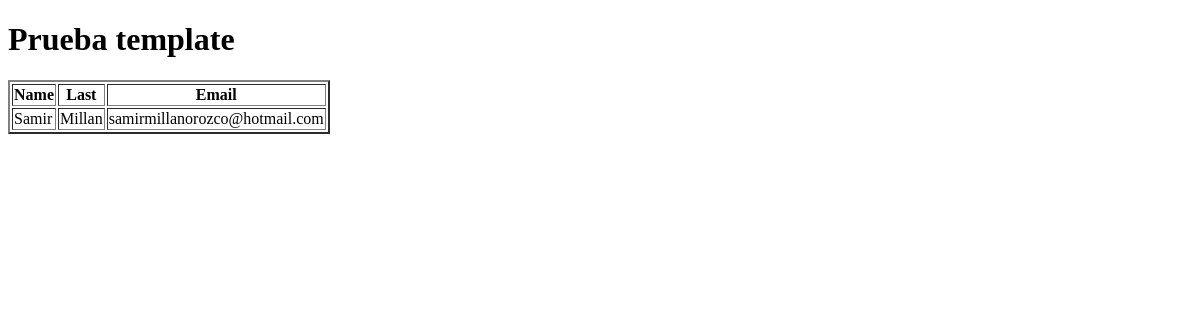
Before: / with the older database file.
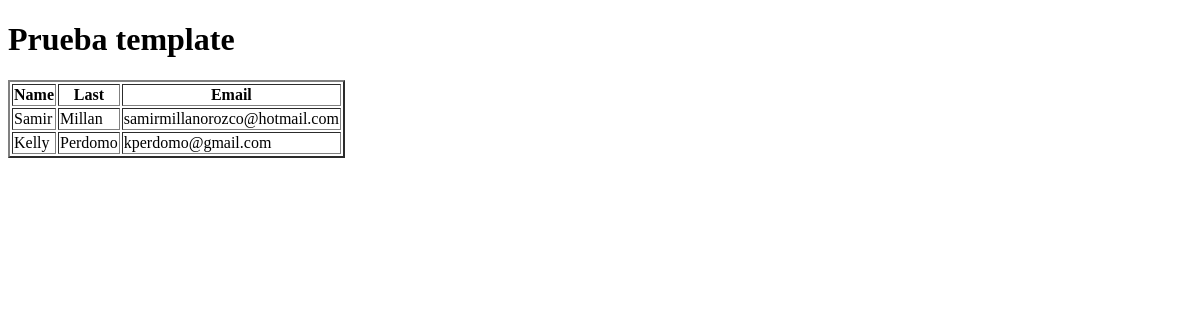
After: the same page with the newer database file.
### aplicaciones/principal/models.py (models this page shows, shortened)
class User(models.Model):
    id = models.AutoField(primary_key= True)
    name = models.CharField(max_length=100)
    last = models.CharField(max_length=120)
    email = models.EmailField(max_length=200)

### aplicaciones/principal/views.py (the view)
# urls.py: path("", init,name= "index")
def init(request):
    personas = User.objects.all()
    contexto = {
        'user': personas
    }
    return render(request,'index.html', contexto)

### templates/index.html (shortened to what this page needs)
<!DOCTYPE html>
<html>
  <head>
    <link rel="stylesheet" href="" />
  </head>
  <body>
    <h1>Prueba template</h1>
    <table border="2">
      <thead>
        <tr>
          <th>Name</th>
          <th>Last</th>
          <th>Email</th>
        </tr>
      </thead>
      <tbody>
        {% for i in user%}
        <tr>
          <td>{{ i.name }}</td>
          <td>{{ i.last }}</td>
          <td>{{ i.email }}</td>
        </tr>
        {% endfor %}
      </tbody>
    </table>
  </body>
</html>

Changed rows visible on the page:
added User: name "Kelly", last "Perdomo", email "kperdomo@gmail.com"
